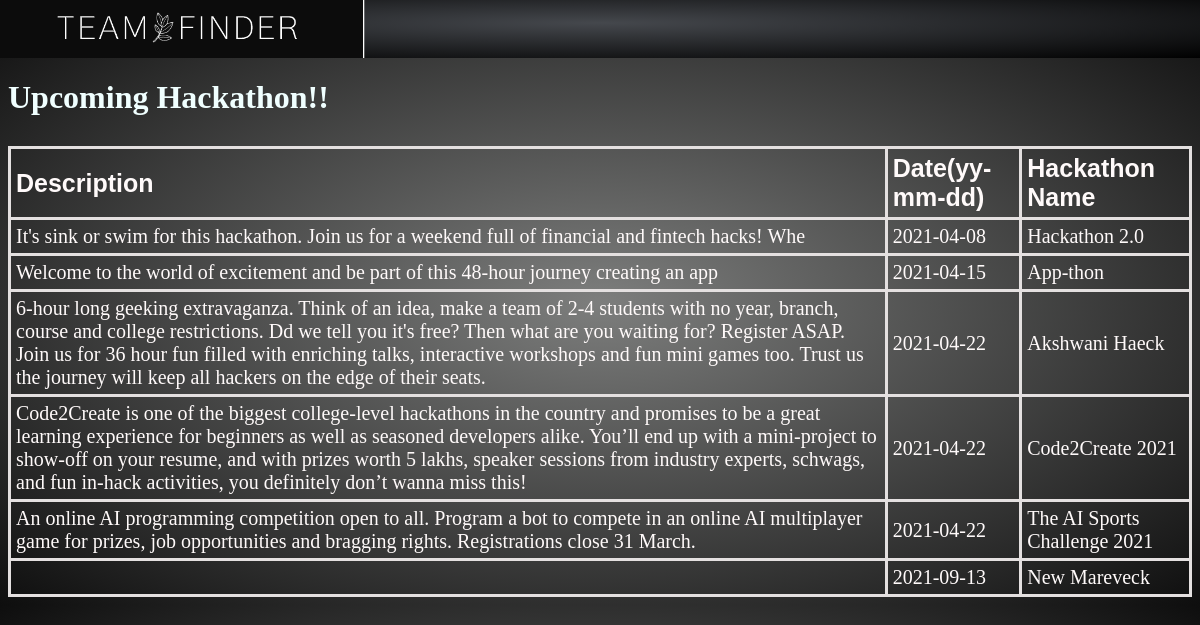
Screenshot of /Hackathon.php with the database file from the repository.
### tables this page shows
CREATE TABLE `hackathon` (
  `name` varchar(50) NOT NULL,
  `Date` date NOT NULL,
  `description` longtext NOT NULL
);

### web/Hackathon.php (the view)
<?php
include("connection.php");
$query="select * from Hackathon";
$result=mysqli_query($con,$query);
?>
<!DOCTYPE html>
<html lang="en">
    <head>
        <link rel="stylesheet" href="hackathon.css">
    </head>
    <body>
        <div class="header">
            <div class="header-logo"></div>
        </div>
        <marquee direction="right" scrolldelay="1" scrollamount="14" behavior="alternate">
        <h1>Upcoming Hackathon!!<h1></marquee>
        <div class="table1">
        <table class="a">
         <thead>
            <tr>
              <th class="Desc">Description</th>
              <th class="Date">Date(yy-mm-dd)</th>
              <th class="name">Hackathon Name</th>
            </tr>
        </thead>
        <tbody>
            <?php while($userdata=mysqli_fetch_assoc($result)){
              ?>
            <tr>
              <td><?php echo $userdata['description'];?></td>
              <td><?php echo $userdata['Date'];?></td>
              <td><?php echo $userdata['name'];?></td>
            </tr>
            <?php }?>
            </tbody>
          </table>
        </div>
    </body>
</html>

### web/hackathon.css (style rules this page uses)
.header { margin-top: -20px; height: 70px; background: #45484d; background: -moz-radial-gradient(center, ellipse cover, #45484d 0%, #000000 100%); background: -webkit-radial-gradient(center, ellipse cover, #45484d 0%,#000000 100%); background: radial-gradient(ellipse at center, #45484d 0%,#000000 100%); filter: progid:DXImageTransform.Microsoft.gradient( startColorstr='#45484d', endColorstr='#000000',GradientType=1 ); margin-left: -20px; margin-right:-20px; }
.header-logo { background-image: url("Logo.png"); background-repeat: no-repeat; height: 200px; }
h1 { color: azure; font-family: Cambria, Cochin, Georgia, Times, 'Times New Roman', serif; }
.table1 { margin-top: 30px; }
th { margin-top: 50px; margin-left: 0px; font-size: 20px; width: 100%; }
body { background: #7d7e7d; background: -moz-radial-gradient(center, ellipse cover, #7d7e7d 0%, #0e0e0e 100%); background: -webkit-radial-gradient(center, ellipse cover, #7d7e7d 0%,#0e0e0e 100%); background: radial-gradient(ellipse at center, #7d7e7d 0%,#0e0e0e 100%); filter: progid:DXImageTransform.Microsoft.gradient( startColorstr='#7d7e7d', endColorstr='#0e0e0e',GradientType=1 ); }
table, th, td { border: 3px solid rgb(228, 224, 224); border-collapse:collapse ; color: snow; }
th, td { padding: 5px; text-align: left; }
table { table-layout:fixed; }
th { width:fit-content; font-size: 25px; font-family: 'Lucida Sans', 'Lucida Sans Regular', 'Lucida Grande', 'Lucida Sans Unicode', Geneva, Verdana, sans-serif; }
tbody { font-size: 20px; }

### rows the page displays
hackathon: description "It's sink or swim for this hackathon. Join us for a weekend full of financial and fintech hacks! Whe", Date "2021-04-08", name "Hackathon 2.0"
hackathon: description "Welcome to the world of excitement and be part of this 48-hour journey creating an app", Date "2021-04-15", name "App-thon"
hackathon: description "6-hour long geeking extravaganza. Think of an idea, make a team of 2-4 students with no year, branch, course and college restrictions. Dd we tell you it's free? Then what are you waiting for? Register ASAP. Join us for 36 hour fun filled with enriching talks, interactive workshops and fun mini games too. Trust us the journey will keep all hackers on the edge of their seats.", Date "2021-04-22", name "Akshwani Haeck"
hackathon: description "Code2Create is one of the biggest college-level hackathons in the country and promises to be a great learning experience for beginners as well as seasoned developers alike. You’ll end up with a mini-project to show-off on your resume, and with prizes worth 5 lakhs, speaker sessions from industry experts, schwags, and fun in-hack activities, you definitely don’t wanna miss this!", Date "2021-04-22", name "Code2Create 2021"
hackathon: description "An online AI programming competition open to all. Program a bot to compete in an online AI multiplayer game for prizes, job opportunities and bragging rights. Registrations close 31 March.", Date "2021-04-22", name "The AI Sports Challenge 2021"
hackathon: Date "2021-09-13", name "New Mareveck"
